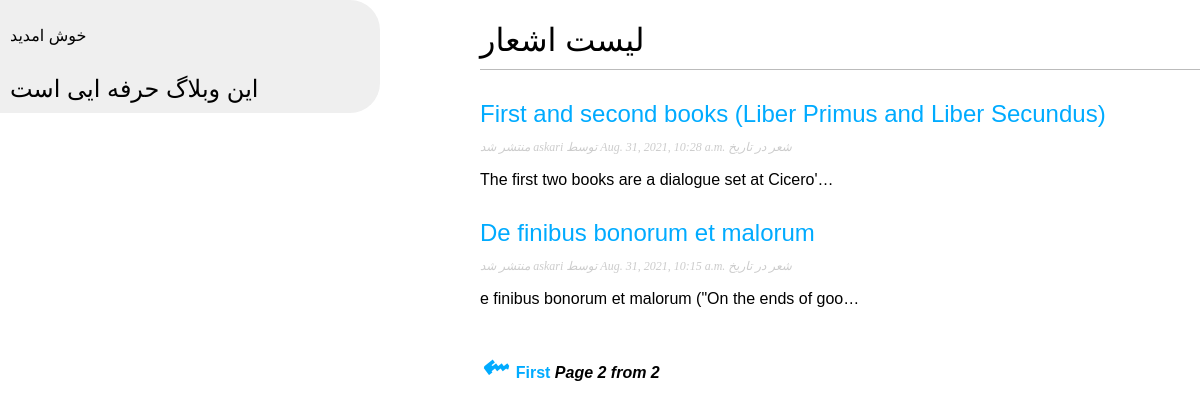
Screenshot of /blog/?page=2 with the database file from the repository.
### weblog/models.py (models this page shows, shortened)
class Topic(models.Model):
    STATUS_LIST = (('draft', 'ذخیره نشده'), ('published', 'منتشر شده'),)
    title = models.CharField(max_length=250)
    slug = models.CharField(max_length=250, unique_for_date='publish')
    body = models.TextField()
    author = models.ForeignKey(User, on_delete=models.CASCADE, related_name='blog_posts')
    create = models.DateTimeField(auto_now_add=True)
    edit = models.DateTimeField(auto_now=True)
    publish = models.DateTimeField(default=timezone.now)
    status = models.CharField(max_length=10, choices=STATUS_LIST, default='draft')
    objects = models.Manager()
    published = TopicManager()
    class Meta:
        ordering = ('-publish',)
    def get_absolute_url(self):
        return reverse('weblog:post_detail',
                       args=[self.publish.year,
                             self.publish.month, self.publish.day, self.slug])

### weblog/views.py (the view)
# urls.py: path('', views.post_list, name='post_list'),
def post_list(request):
    posts = Topic.published.all()
    paginator = Paginator(posts, 3)
    page_number = request.GET.get('page')
    try:
        post = paginator.page(page_number)
    except PageNotAnInteger:
        post = paginator.page(1)
    except EmptyPage:
        post = paginator.page(paginator.num_pages)
    return render(request, 'weblog/post/post_list.html', {'page_number': page_number, 'post': post})

### weblog/models.py (called while the page is built)
    def get_queryset(self):
        return super(TopicManager, self).get_queryset().filter(status='published')

### weblog/templates/weblog/post/post_list.html (shortened to what this page needs)
{% extends 'weblog/base.html' %}
{% block content %}
    <h1>لیست اشعار</h1>
        {% for pos in post %}
            <h2>
                <a href="{{ pos.get_absolute_url }}">
                    {{ pos.title }}
                </a>
            </h2>
            <p class="date"> منتشر شد {{ pos.author }} توسط {{ pos.publish }} شعر در تاریخ </p>
            {{ pos.body|truncatechars:50| linebreaks }}
        {% endfor %}
    {% include 'weblog/pagination.html' with page_number=post %}
{% endblock %}

### weblog/static/css/style.css (style rules this page uses)
body { margin:0; padding:0; font-family:helvetica, sans-serif; }
a { color:#00abff; text-decoration:none; }
h1 { font-weight:normal; border-bottom:1px solid #bbb; padding:0 0 10px 0; }
h2 { font-weight:normal; margin:30px 0 0; }
p.date { color:#ccc; font-family: georgia, serif; font-size: 12px; font-style: italic; }

### rows the page displays
Topic: title "First and second books (Liber Primus and Liber Secundus)", author "askari", publish "Aug. 31, 2021, 10:28 a.m.", body "The first two books are a dialogue set at Cicero'…"
Topic: title "De finibus bonorum et malorum", author "askari", publish "Aug. 31, 2021, 10:15 a.m.", body "e finibus bonorum et malorum (\"On the ends of goo…"

### other values shown
{{ page_number.number }} "2"
{{ page_number.paginator.num_pages }} "2"
